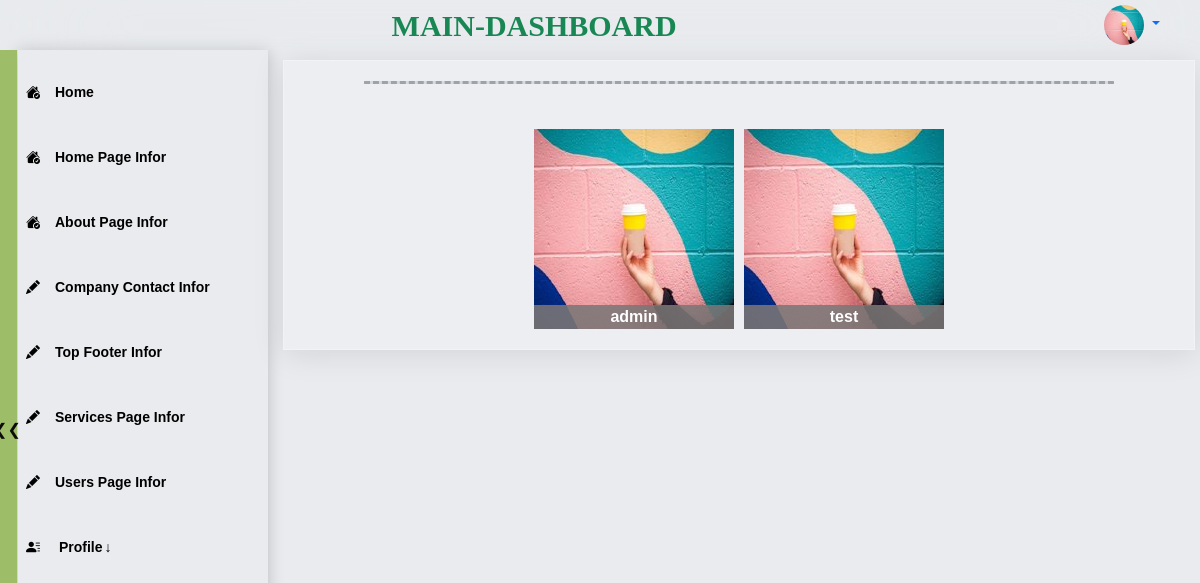
The page /users/users/list/ (signed in) on the database its author committed.
### users/models.py (models this page shows, shortened)
class Profile(models.Model):
    is_staff = models.BooleanField(default=False)
    user = models.OneToOneField(User, on_delete=models.CASCADE) # Delete profile when user is deleted
    phone_number = PhoneNumberField(null=True, blank=True)
    country= CountryField(blank=True)
    title = models.CharField(default='This is the default, title change it in profile.', max_length=200, null=True)
    desc_text='Hey, there is a default text description about you that you can change it by clicking "Edit" or going'
    desc = models.TextField(default=desc_text, max_length=200, null=True)
    image = models.ImageField(default='default.jpg', upload_to='profile_pics')
    github = models.URLField(default='https://www.github.com/', max_length=1000, null=True, blank=True)
    facebook = models.URLField(default='https://www.facebook.com/', max_length=1000, null=True, blank=True)
    googleplus = models.URLField(default='https://www.google.com/', max_length=1000, null=True, blank=True)
    instagram = models.URLField(default='https://www.instagram.com/', max_length=1000, null=True, blank=True)

### users/admin_views/users_list_views.py (the view)
# urls.py: path('users/list/', user_list, name='user_list'),
def user_list(request):
    profiles = Profile.objects.all()
    return render(request, 'maindashboard/users_admin/users_list.html', {'profiles': profiles})

### templates/maindashboard/users_admin/users_list.html (shortened to what this page needs)
{% extends 'maindashboard/dashboard_base.html' %}
{% load static %}
{% block css %}
<link rel="stylesheet" href="{% static 'css/description.css' %}" type="text/css">
<link rel="stylesheet" href="{% static 'css/about.css' %}" type="text/css">
{% endblock css %}
{% block content %}
 <section class=" description">
    <div id="description-page"  class=" container-xxl">
        <div class="dev text-center">
          <h2 ><hr style="margin: 0.5rem 0; border-top: 3px dashed black; background: none;"> </h2>
        </div>
        <div class=" about-list edit-icon-h ">
            {% if  profiles %}
            {% for profile in profiles %}
            <div class="about--list">
                <a href="{% url 'user_detail' user_id=profile.user.id %}">
                    <img src="{{profile.image.url}}" width="200" height="200" alt="">
                    <div class="bottom-name">{{ profile.user.username }}
                    </div>
                </a>
            </div>
            {% endfor %}
            {% else %}
                <p> No Imformation Available </p>
            {% endif %}
        </div>
    </div>
  </section>
{% endblock content %}

### templates/maindashboard/dashboard_base.html (shortened to what this page needs)
{% load static %}
<!doctype html>
<html>
<head>
    <link rel="stylesheet" type="text/css"href="https://cdnjs.cloudflare.com/ajax/libs/font-awesome/6.2.0/css/all.min.css">
    <link href="https://cdn.jsdelivr.net/npm/bootstrap@5.3.1/dist/css/bootstrap.min.css" rel="stylesheet">
    <link rel="stylesheet" href="https://cdn.jsdelivr.net/npm/bootstrap-icons@1.10.5/font/bootstrap-icons.css">
    <link rel="stylesheet" href="{% static 'css/blogdashboard/style.css' %}">
    <link rel="stylesheet" href="{% static 'css/blogdashboard/dashboard_nav.css' %}">
    <link rel="stylesheet" href="{% static 'css/blogdashboard/dashboard_sidebar.css' %}">
    <link rel="stylesheet" href="{% static 'css/blogdashboard/dashboard_sidebar.css' %}">
    <link rel="stylesheet" href="{% static 'css/dashboard_all_pages.css' %}">
    {% block css%} {% endblock css%}
</head>
<body class="preload">
    <header class="header">
        <div id="logo">
            <div class="logo">
                main-dashboard
            </div>
        </div>
        <div class="user nav-item dropdown">
            {% if user.is_authenticated %}
              <a class="dropdown-toggle" style="background:none; "id="dropdownMenuButton1" data-bs-toggle="dropdown" aria-expanded="false">
                    <img src="{{user.profile.image.url}}" width="40" height="40" class="rounded-circle" alt="Avatar">
              </a>
            {% else %}
                <a href="{% url 'login' %}">
                    <span>Login</span>  </a>
            {%endif %}
        </div>
    </header>
    <main class="body-container containerl-xxl">
        <div class="item" id="side-bar">
            <div class="side__links">
                <a href="{% url 'main_dashboard_home' %}" class="side__link side__link--active">
                    <i class="bi bi-house-check-fill"></i>
                    Home
                </a>
                <a href="{% url 'home_page_view' %}" class="side__link side__link--active">
                    <i class="bi bi-house-check-fill"></i>
                    Home Page Infor
                </a>
                <a href="{% url 'about_page_view' %}" class="side__link side__link--active">
                    <i class="bi bi-house-check-fill"></i>
                    About Page Infor
                </a>
                <a href="{% url 'companycontact_info_view' %}" class="side__link ">
                    <i class="bi bi-pencil-fill"></i>
                    Company Contact Infor
                </a>
                <a href="{% url 'top_footer_view' %}" class="side__link ">
                    <i class="bi bi-pencil-fill"></i>
                    Top Footer Infor
                </a>
                <a href="{% url 'view_service_categories' %}" class="side__link ">
                    <i class="bi bi-pencil-fill"></i>
                    Services Page Infor
                </a>
                <a href="{% url 'user_list' %}" class="side__link ">
                    <i class="bi bi-pencil-fill"></i>
                    Users Page Infor
                </a>
                <div class="side__link dropdown">
                    <span class="dropdown-btn" aria-expanded="false">
                        <i class="bi bi-person-lines-fill"></i>
                        Profile<span style="padding-left: 2px;">&darr;</span>
                    </span>
                </div>
            </div>
        </div>
        <div class="item" id="main">
            <div>
                {% block content %}
                {% endblock content %}
            </div>
        </div>
    </main>
    <button id="hide-button" ><div class="indicator"></div></button>
</body>
</html>

### static/css/blogdashboard/style.css (style rules this page uses)
body { margin: 0; background-color: #e9ebee; --header-height: 50px; margin: var(--header-height) 0 0 0; font-family: sans-serif; cursor: default; }
.preload * { transition: none !important; }
a { text-decoration: none; }
.body-container { display: grid; }
@media (min-width:888px) { #hide-button { display: flex; position: fixed; top: 50px; width: 17px; height: 95%; border: none; padding-left: 4px; border-image: initial; background-color: rgb(157 189 105); color: rgb(12 10 10); font-size: 16px; cursor: pointer; z-index: 1; align-items: center; justify-content: center; } }
@media (min-width:888px) { .body-container { grid-template-columns: 250px auto; grid-template-areas: 'sidebar main'; grid-gap: 10px; margin-left: 18px; } }
@media (min-width:888px) { #side-bar { grid-area: sidebar; position: fixed; height: 100%; width: 250px; } }
@media (min-width:888px) { #main { grid-area: main; } }

### static/css/blogdashboard/dashboard_nav.css (style rules this page uses)
.header { position: fixed; z-index: 200; top: 0; left: 0; width: 100%; height: var(--header-height); display: grid; backdrop-filter: blur(60px); -webkit-backdrop-filter: blur(3px); }
#logo { display: flex; align-items: center; justify-content: center; grid-column: 6; font-family: emoji; font-weight: 700; color: #198754; text-transform: uppercase; }
.logo { font-size: 30px !important; }
.user { display: flex; align-items: center; grid-column: 9; }
@media (min-width: 888px) { .header { display: grid; align-items: center; justify-content: space-around; } }
@media (min-width: 888px) { .user { grid-column: 12; display: inline-flex; justify-content: right; margin-right: 4px; } }

### static/css/blogdashboard/dashboard_sidebar.css (style rules this page uses)
a { text-decoration: none; }
#main { padding: 10px 5px; }
.side__links { box-shadow: 0 0 15px rgba(0, 0, 0, 0.2); height: inherit; width: 100%; padding-top: 20px; transition: transform 0.3s; }
.side__link { display: flex; color: rgb(0,0,0); font-weight: bold; font-size: 14px; text-decoration: none; cursor: pointer; padding: 12px 3px; margin: 0 5px 20px 5px; transition: transform 0.3s; flex-wrap: wrap; }
.side__link>i, .side__link span .bi { margin-right: 15px; }
#side-bar .dropdown-btn { display: block; width: 100%; }
#side-bar .dropdown { position: relative; }
@media (min-width:891px) { .side__link.dropdown { width: auto; } }

### static/css/dashboard_all_pages.css (style rules this page uses)
.edit-icon-h { position: relative; }

### static/css/description.css (style rules this page uses)
main { height: 0; }
.description { background: rgba(255, 255, 255, 0.15); box-shadow: 0 4px 30px rgba(0, 0, 0, 0.1); border: 1px solid rgba(255, 255, 255, 0.27); }
@media (min-width: 992px) { #description-page { padding-left: 80px; padding-right: 80px; } }

### static/css/about.css (style rules this page uses)
.description { background: rgba(255, 255, 255, 0.15); box-shadow: 0 4px 30px rgba(0, 0, 0, 0.1); border: 1px solid rgba(255, 255, 255, 0.27); }
.dev { background-color: #d6dbe3; margin-top: 20px; border-radius: 20px; }
.about-list { display: grid; grid-template-columns: repeat(auto-fit, 200px); grid-gap:10px; margin-top: 20px; margin-bottom: 20px; justify-content: center; grid-auto-flow: dense; }
.about--list { position: relative; display: flex; flex-direction: column; align-items: center; width: fit-content; }
.bottom-name { position: absolute; bottom: 0; background: #7b7777de; width: 100%; text-align: center; color: white; font-weight: 600; }
@media (min-width: 992px) { #description-page { padding-left: 80px; padding-right: 80px; } }

### templates/maindashboard/users_admin/users_list.html (style rules this page uses)
.about-list { padding-top: 25px; }

### rows shown on the page
Profile: image (placeholder picture), user.username "admin"
Profile: image (placeholder picture), user.username "test"
